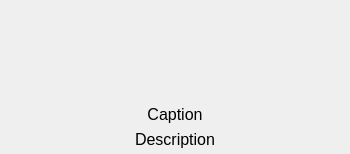
  <widget class="QDockWidget" name="dockWidgetDiagram">
   <property name="sizePolicy">
    <sizepolicy hsizetype="Fixed" vsizetype="Fixed">
     <horstretch>1</horstretch>
     <verstretch>0</verstretch>
    </sizepolicy>
   </property>
   <property name="features">
    <set>QDockWidget::DockWidgetFeature::DockWidgetClosable|QDockWidget::DockWidgetFeature::DockWidgetFloatable|QDockWidget::DockWidgetFeature::DockWidgetMovable</set>
   </property>
   <property name="allowedAreas">
    <set>Qt::DockWidgetArea::LeftDockWidgetArea|Qt::DockWidgetArea::RightDockWidgetArea</set>
   </property>
   <property name="windowTitle">
    <string>Measurement diagram</string>
   </property>
   <attribute name="dockWidgetArea">
    <number>2</number>
   </attribute>
   <widget class="QWidget" name="dockWidgetContents">
    <property name="sizePolicy">
     <sizepolicy hsizetype="Preferred" vsizetype="Preferred">
      <horstretch>1</horstretch>
      <verstretch>0</verstretch>
     </sizepolicy>
    </property>
    <property name="minimumSize">
     <size>
      <width>350</width>
      <height>0</height>
     </size>
    </property>
    <layout class="QVBoxLayout" name="verticalLayout_4">
     <property name="leftMargin">
      <number>5</number>
     </property>
     <property name="topMargin">
      <number>5</number>
     </property>
     <property name="rightMargin">
      <number>5</number>
     </property>
     <property name="bottomMargin">
      <number>5</number>
     </property>
     <item>
      <spacer name="verticalSpacer_2">
       <property name="orientation">
        <enum>Qt::Orientation::Vertical</enum>
       </property>
       <property name="sizeHint" stdset="0">
        <size>
         <width>20</width>
         <height>40</height>
        </size>
       </property>
      </spacer>
     </item>
     <item>
      <widget class="QLabel" name="diagram_Label">
       <property name="sizePolicy">
        <sizepolicy hsizetype="Preferred" vsizetype="Preferred">
         <horstretch>0</horstretch>
         <verstretch>0</verstretch>
        </sizepolicy>
       </property>
       <property name="text">
        <string notr="true"/>
       </property>
       <property name="scaledContents">
        <bool>false</bool>
       </property>
       <property name="alignment">
        <set>Qt::AlignmentFlag::AlignCenter</set>
       </property>
      </widget>
     </item>
     <item>
      <spacer name="verticalSpacer_3">
       <property name="orientation">
        <enum>Qt::Orientation::Vertical</enum>
       </property>
       <property name="sizeHint" stdset="0">
        <size>
         <width>20</width>
         <height>40</height>
        </size>
       </property>
      </spacer>
     </item>
     <item>
      <widget class="QLabel" name="caption_Label">
       <property name="font">
        <font>
         <pointsize>12</pointsize>
        </font>
       </property>
       <property name="text">
        <string notr="true">Caption</string>
       </property>
       <property name="alignment">
        <set>Qt::AlignmentFlag::AlignCenter</set>
       </property>
      </widget>
     </item>
     <item>
      <widget class="QLabel" name="description_Label">
       <property name="font">
        <font>
         <pointsize>12</pointsize>
        </font>
       </property>
       <property name="text">
        <string notr="true">Description</string>
       </property>
       <property name="alignment">
        <set>Qt::AlignmentFlag::AlignCenter</set>
       </property>
       <property name="wordWrap">
        <bool>true</bool>
       </property>
      </widget>
     </item>
    </layout>
   </widget>
  </widget>
